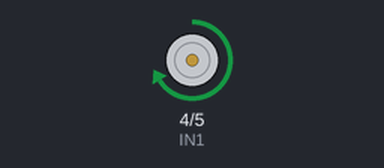
The sketch below on a simulated Arduino Uno, built with avr-gcc and run on an emulated ATmega328P. Parts: motor-driver pin pairs drawn as motors (green arrow = first pin HIGH = forward, orange = second pin HIGH = backward, longer = more drive, scaled by the enable pin).

Above: at 1.0 s.
At 2.5 s:
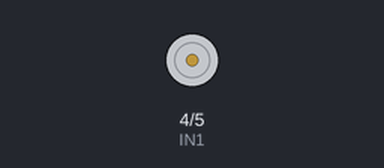
At 4.0 s:
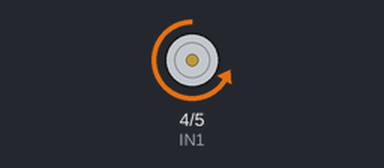
Timing chart, 0 to 7.8 s (numbered marks = the images above):
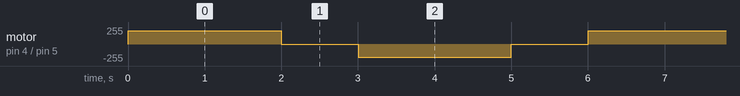

Measured:
- by itself, motor on pin 4 (IN1) / pin 5 (IN2): repeats every 6.0 s: stopped 1.0 s, backward 200/255 2.0 s, stopped 1.0 s, forward 200/255 2.0 s

The sketch:

Motor_Control.ino
```cpp
int ENA=3;
int IN1=4;
int IN2=5;

void setup()
{
  pinMode(ENA,OUTPUT);
  pinMode(IN1,OUTPUT);
  pinMode(IN2,OUTPUT);

}

void loop()
{
  digitalWrite(IN1,HIGH);
  digitalWrite(IN2,LOW);
  analogWrite(ENA,200);
  delay(2000);

  analogWrite(ENA,0);
  delay(1000);

  digitalWrite(IN1,LOW);
  digitalWrite(IN2,HIGH);
  analogWrite(ENA,200);
  delay(2000);

  analogWrite(ENA,0);
  delay(1000);
}
```
